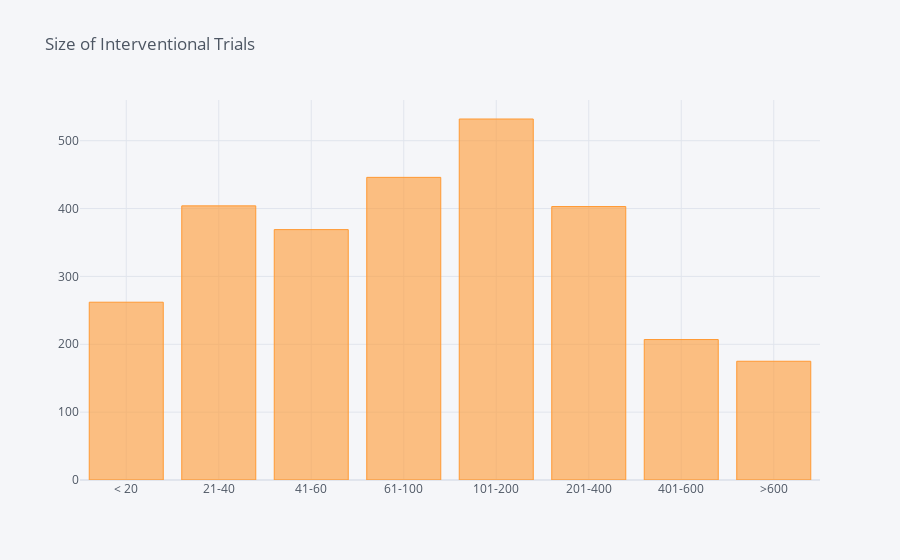

The cell this chart's notebook holds for it:
### Code cell
enrollment_counts.iplot(kind='bar', title='Size of Interventional Trials')

### Figure 1 — Plotly figure (JSON) as saved in the notebook; plotly's stock layout.template omitted (floating-point values rounded to 4 significant figures)
{"data": [{"marker": {"color": "rgba(255, 153, 51, 0.6)", "line": {"color": "rgba(255, 153, 51, 1.0)", "width": 1}}, "name": "Category", "orientation": "v", "text": "", "type": "bar", "x": ["< 20", "21-40", "41-60", "61-100", "101-200", "201-400", "401-600", ">600"], "y": [262, 404, 369, 446, 532, 403, 207, 175]}], "layout": {"legend": {"bgcolor": "#F5F6F9", "font": {"color": "#4D5663"}}, "paper_bgcolor": "#F5F6F9", "plot_bgcolor": "#F5F6F9", "title": {"font": {"color": "#4D5663"}, "text": "Size of Interventional Trials"}, "xaxis": {"gridcolor": "#E1E5ED", "showgrid": true, "tickfont": {"color": "#4D5663"}, "title": {"font": {"color": "#4D5663"}, "text": ""}, "zerolinecolor": "#E1E5ED"}, "yaxis": {"gridcolor": "#E1E5ED", "showgrid": true, "tickfont": {"color": "#4D5663"}, "title": {"font": {"color": "#4D5663"}, "text": ""}, "zerolinecolor": "#E1E5ED"}}}
